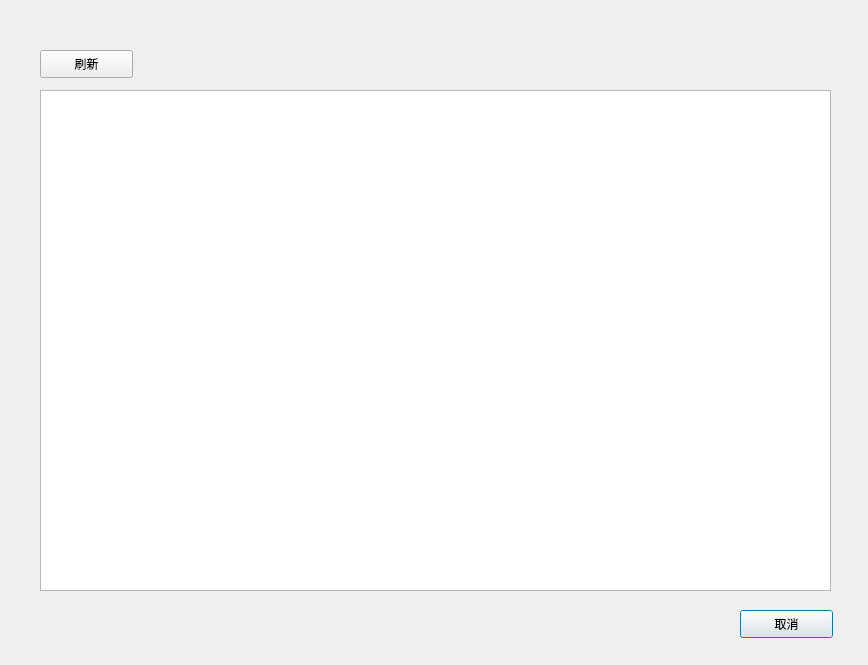
<?xml version="1.0" encoding="UTF-8"?>
<ui version="4.0">
 <class>ProcessDialog</class>
 <widget class="QDialog" name="ProcessDialog">
  <property name="geometry">
   <rect>
    <x>0</x>
    <y>0</y>
    <width>868</width>
    <height>665</height>
   </rect>
  </property>
  <property name="windowTitle">
   <string>Dialog</string>
  </property>
  <widget class="QPushButton" name="pushButton_2">
   <property name="geometry">
    <rect>
     <x>740</x>
     <y>610</y>
     <width>93</width>
     <height>28</height>
    </rect>
   </property>
   <property name="text">
    <string>取消</string>
   </property>
  </widget>
  <widget class="QPushButton" name="pushButton_3">
   <property name="geometry">
    <rect>
     <x>40</x>
     <y>50</y>
     <width>93</width>
     <height>28</height>
    </rect>
   </property>
   <property name="text">
    <string>刷新</string>
   </property>
  </widget>
  <widget class="QTableWidget" name="tableWidget">
   <property name="geometry">
    <rect>
     <x>40</x>
     <y>90</y>
     <width>791</width>
     <height>501</height>
    </rect>
   </property>
   <attribute name="verticalHeaderVisible">
    <bool>false</bool>
   </attribute>
  </widget>
 </widget>
 <resources/>
 <connections/>
</ui>
